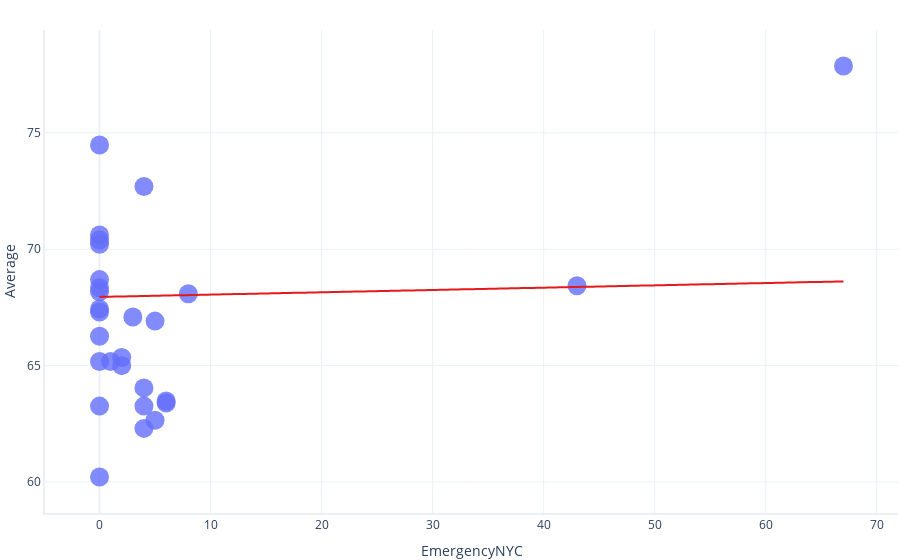

Notebook source saved alongside this figure:
### Code cell
graphing.scatter_2D(test, "EmergencyNYC", "Average", trendline = lambda x: model1.params[1] * x + model1.params[0])
